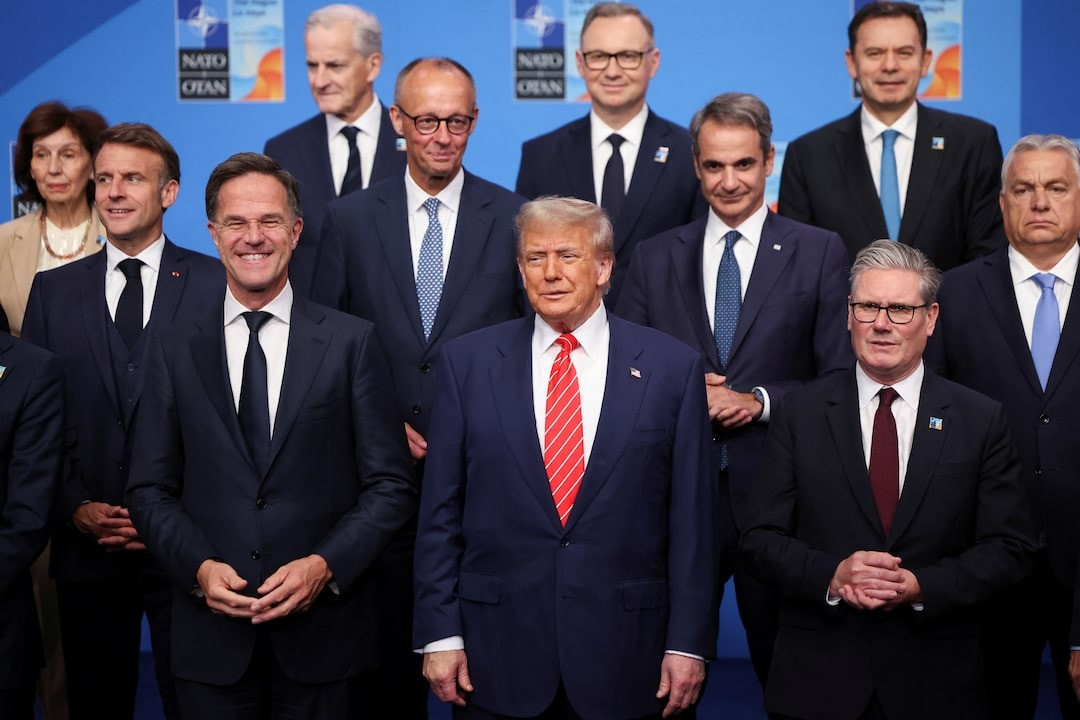
#> input picture img/image1.jpg, 1080 x 720 px; its folder holds only this picture in this run
$ python violajone.py
#> lines starting #> are read from the running program, lines starting #| are printed output that depends on the picture; after the words box and inside, x2 and y2 are one past the last pixel; in counts of white or black regions, pixels touching at a corner belong together
#Import và load cascade từ thư viện OpenCV
import cv2
from pathlib import Path
from natsort import natsorted
face_cascade = cv2.CascadeClassifier("haarcascade_frontalface_default.xml")

#Đọc ảnh và chỉnh ảnh sang màu xám (Viola-Jones)
img_lib = Path("img")                                 #Trỏ tới thư mục "img"
images = natsorted(img_lib.glob("*"))                      #Lấy hết ảnh trong thư mục
for img_path in images:                               #Xét từng ảnh
    print("Đang detect:", img_path.name)
    image = cv2.imread(str(img_path))                 #chuyển path -> string (openCV)
#> image is the input picture: shape (720, 1080, 3); mean B, G, R 78, 61.4, 63.9
    if image is None:
        print("Không đọc được ảnh, bỏ qua.")
        continue
    gray = cv2.cvtColor(image, cv2.COLOR_BGR2GRAY)    #Đổi màu
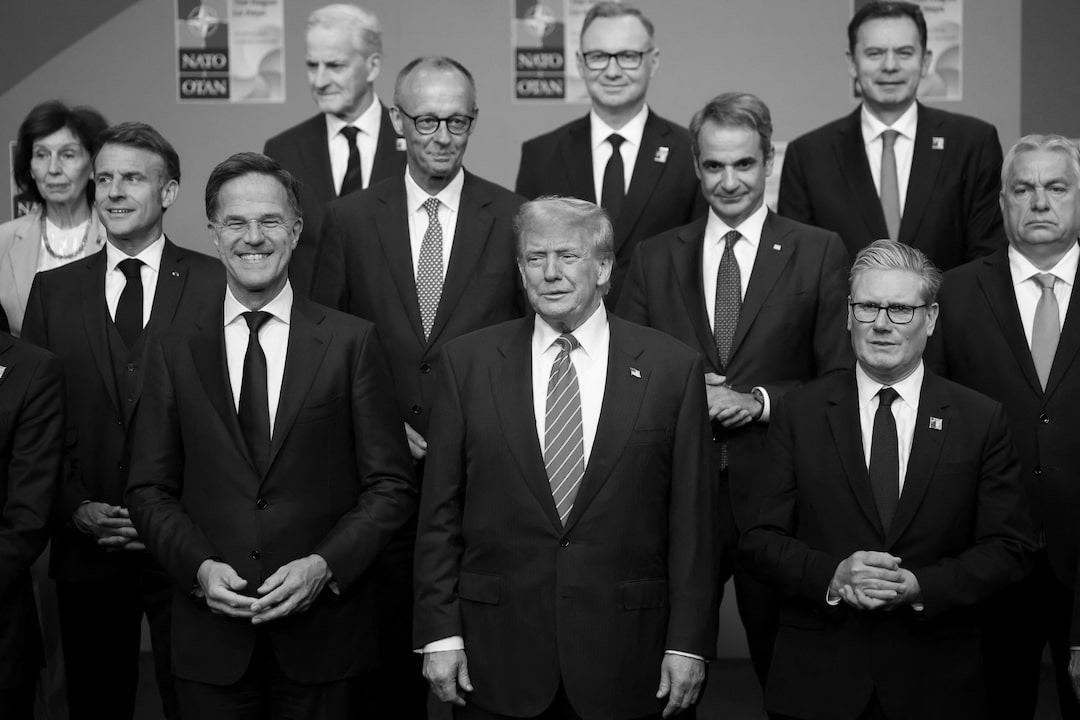
#> gray: shape (720, 1080); min 0, max 255, mean 64
    gray = cv2.equalizeHist(gray)                     #Tương phản dễ đọc
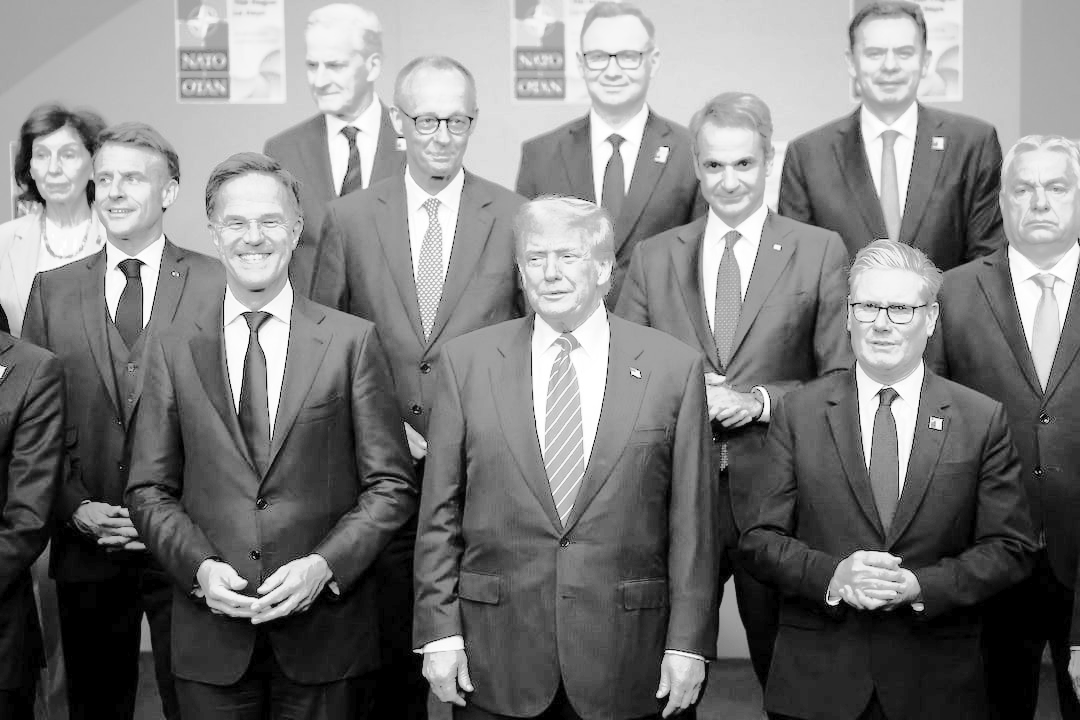
#> gray: shape (720, 1080); min 0, max 255, mean 123.9

    faces = face_cascade.detectMultiScale(gray, 1.1, 5)     #Detect nhiều mặt với 5 lần xét, scale factor 1.1 (10%)
#> faces = [[23, 129, 67, 67], [848, 20, 84, 84], [83, 149, 76, 76], [208, 185, 93, 93], [285, 37, 77, 77], [1002, 160, 73, 73], [510, 223, 84, 84], [398, 90, 86, 86], [687, 131, 89, 89], [564, 18, 99, 99], [833, 266, 103, 103]]
    for (x, y, w, h) in faces:
     cv2.rectangle(image, (x, y), (x+w, y+h), (0, 255, 255), 2)   #Tạo bounding box hình vuông màu vàng
#> this loop made 11 passes
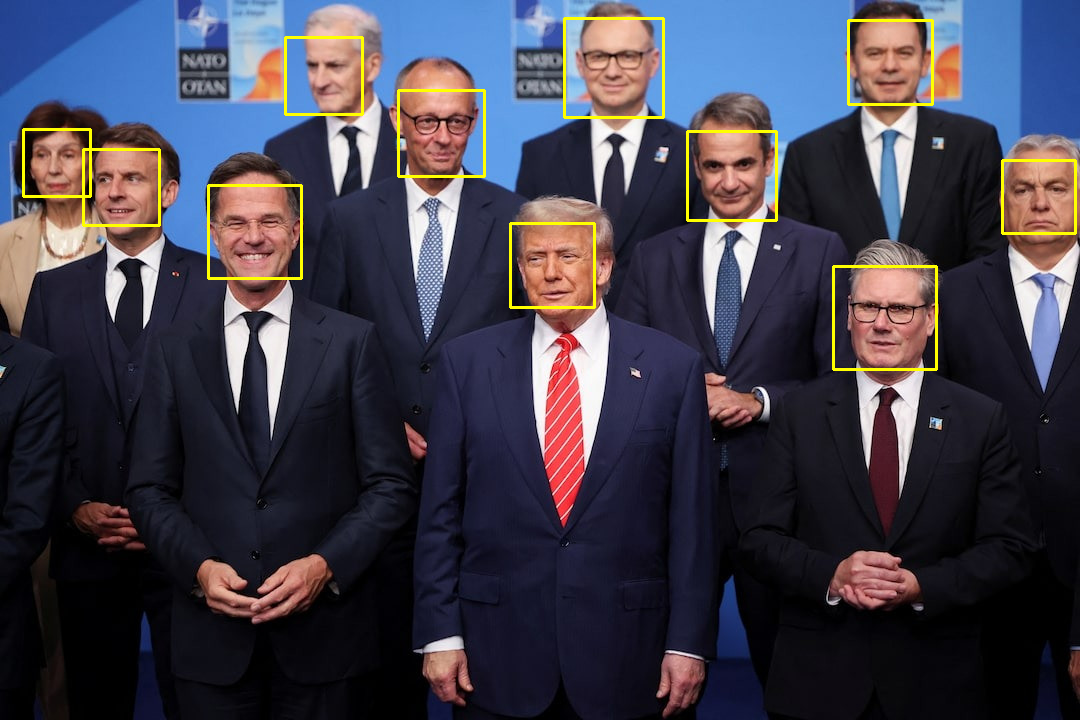
#> image: shape (720, 1080, 3); 1.43% of pixels changed, all inside (x1, y1, x2, y2) = (22, 17, 1077, 371)

#Kết quả thu được
    cv2.namedWindow("Result", cv2.WINDOW_NORMAL)
    cv2.imshow("Result", image)
    cv2.waitKey(0)
    cv2.destroyAllWindows()

$ run again, on img/image13.jpg
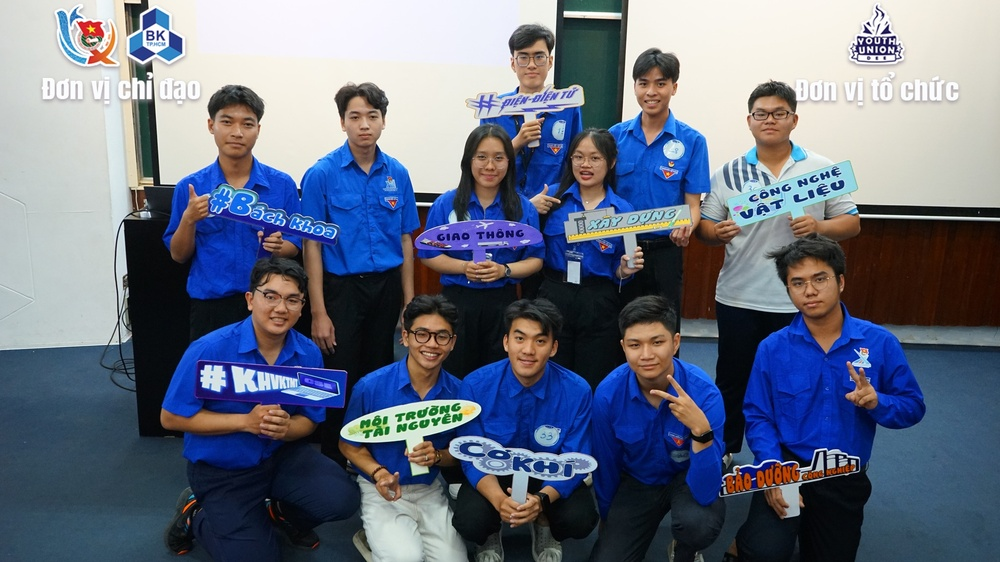
#> input picture img/image13.jpg, 1000 x 562 px, shrunk from 2048 x 1152 before the run
#> image is the input picture: shape (562, 1000, 3); mean B, G, R 128.8, 110.8, 102.7
#> `gray = cv2.equalizeHist(gray)`:
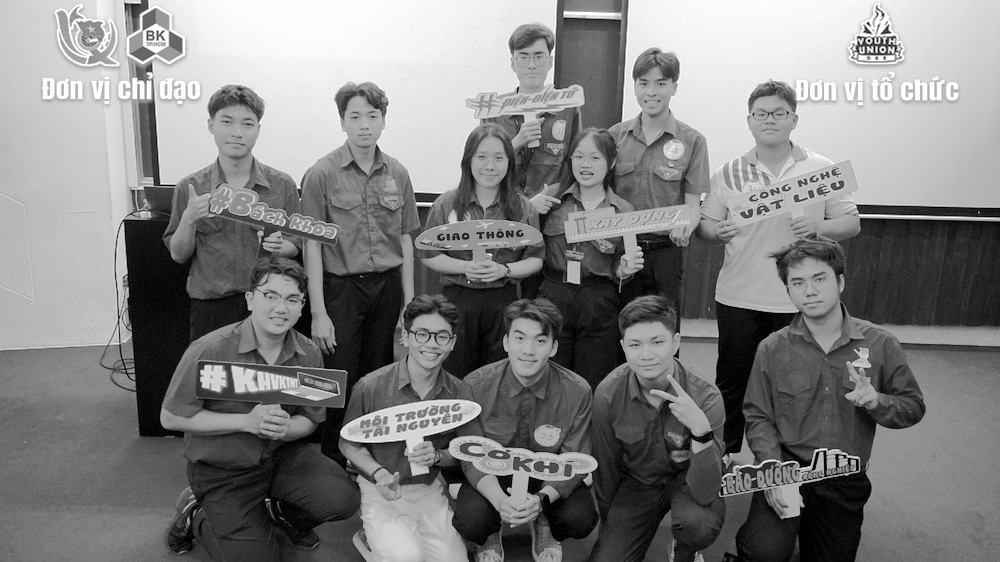
#> gray: shape (562, 1000); min 0, max 255, mean 128.2
#> faces = [[629, 64, 48, 48], [465, 138, 49, 49], [565, 139, 47, 47], [507, 37, 47, 47], [746, 93, 50, 50], [336, 95, 54, 54], [207, 100, 59, 59], [250, 273, 60, 60], [402, 312, 57, 57], [501, 317, 56, 56], [781, 258, 59, 59], [620, 321, 56, 56]]
#> the loop `for (x, y, w, h) in faces:` made 12 passes
#> after the loop `for (x, y, w, h) in faces:`:
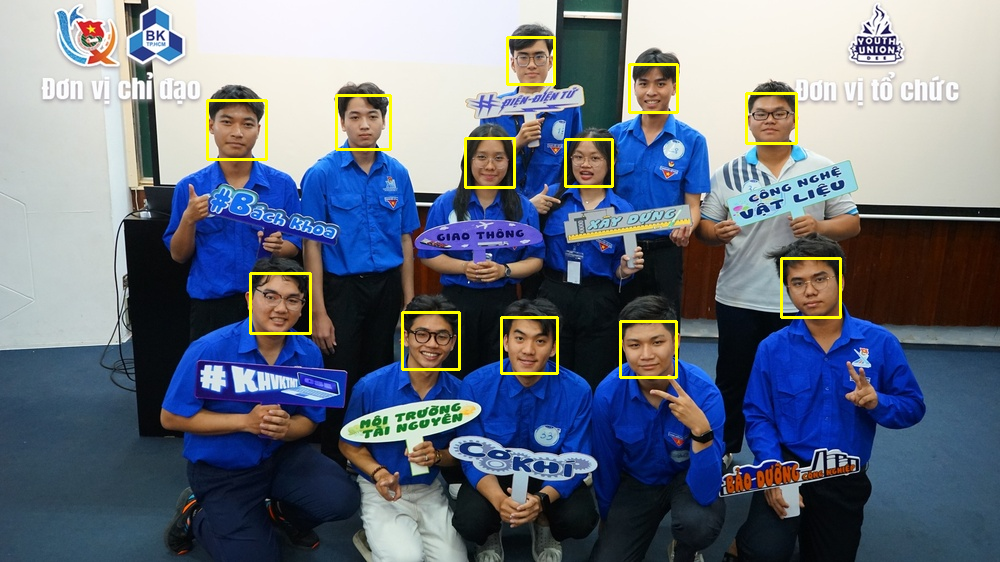
#> image: shape (562, 1000, 3); 1.36% of pixels changed, all inside (x1, y1, x2, y2) = (206, 36, 842, 379)

$ run again, on img/image14.jpg
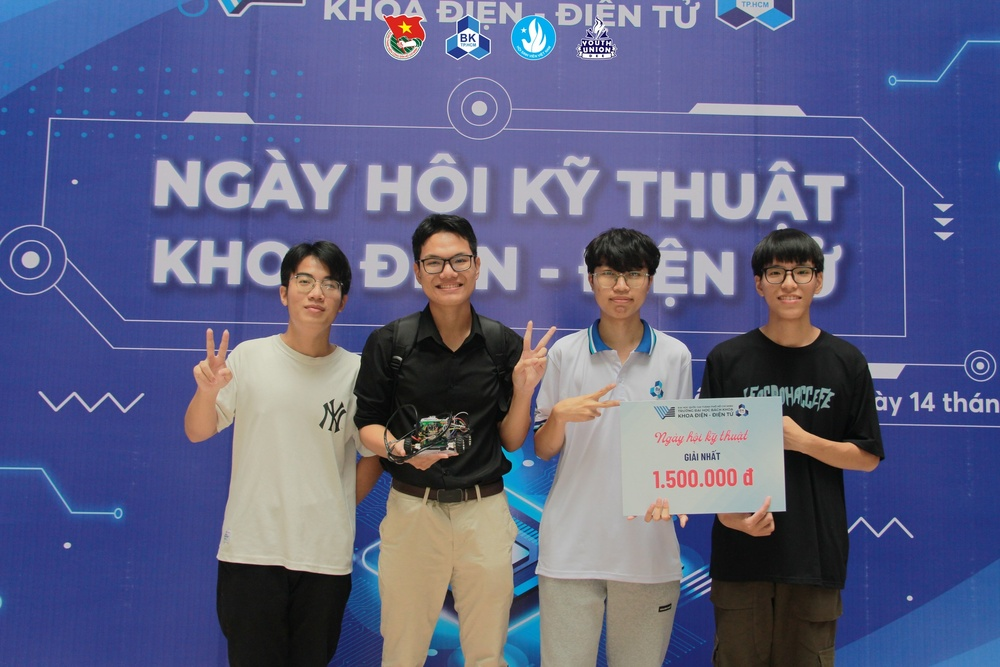
#> input picture img/image14.jpg, 1000 x 667 px, shrunk from 2048 x 1365 before the run
#> image is the input picture: shape (667, 1000, 3); mean B, G, R 132.6, 97.3, 93.4
#> `gray = cv2.equalizeHist(gray)`:
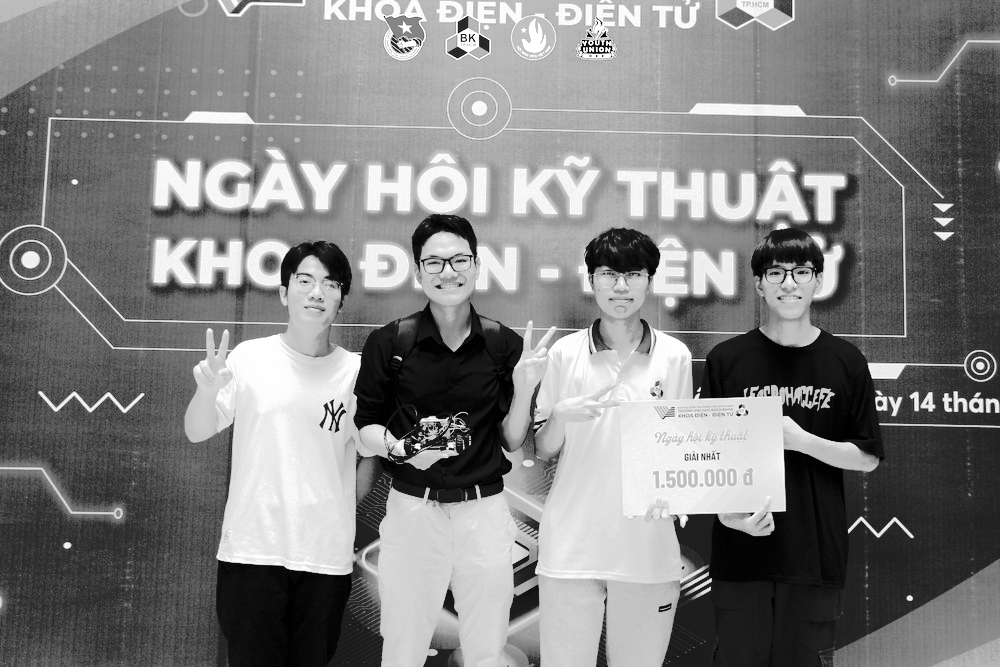
#> gray: shape (667, 1000); min 0, max 255, mean 128.6
#> faces = [[410, 233, 71, 71], [283, 257, 64, 64], [756, 248, 65, 65]]
#> the loop `for (x, y, w, h) in faces:` made 3 passes
#> after the loop `for (x, y, w, h) in faces:`:
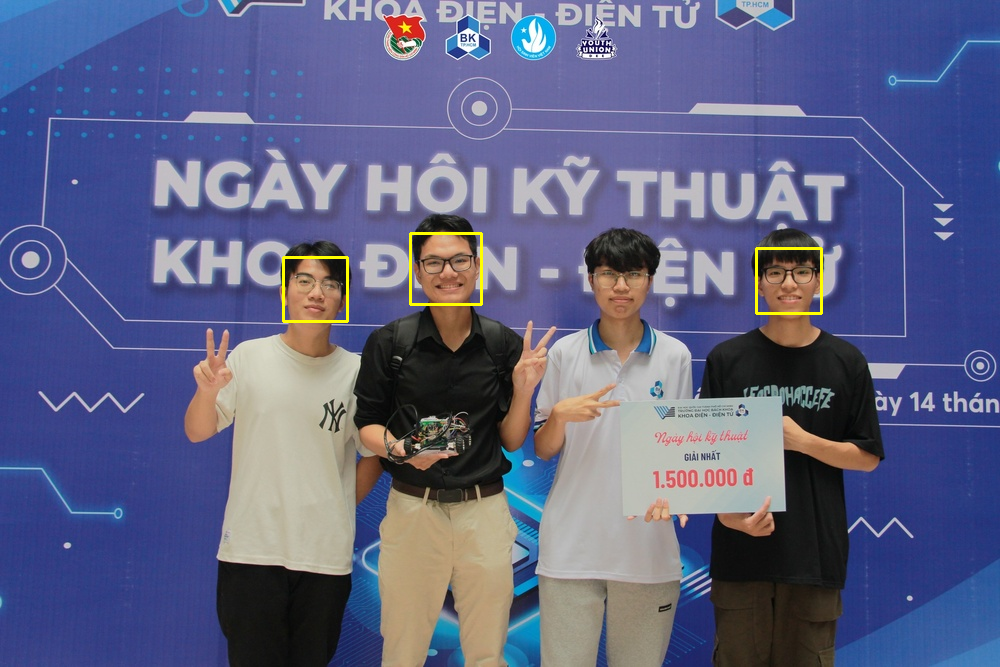
#> image: shape (667, 1000, 3); 0.36% of pixels changed, all inside (x1, y1, x2, y2) = (282, 232, 823, 323)

$ run again, on img/image15.jpg
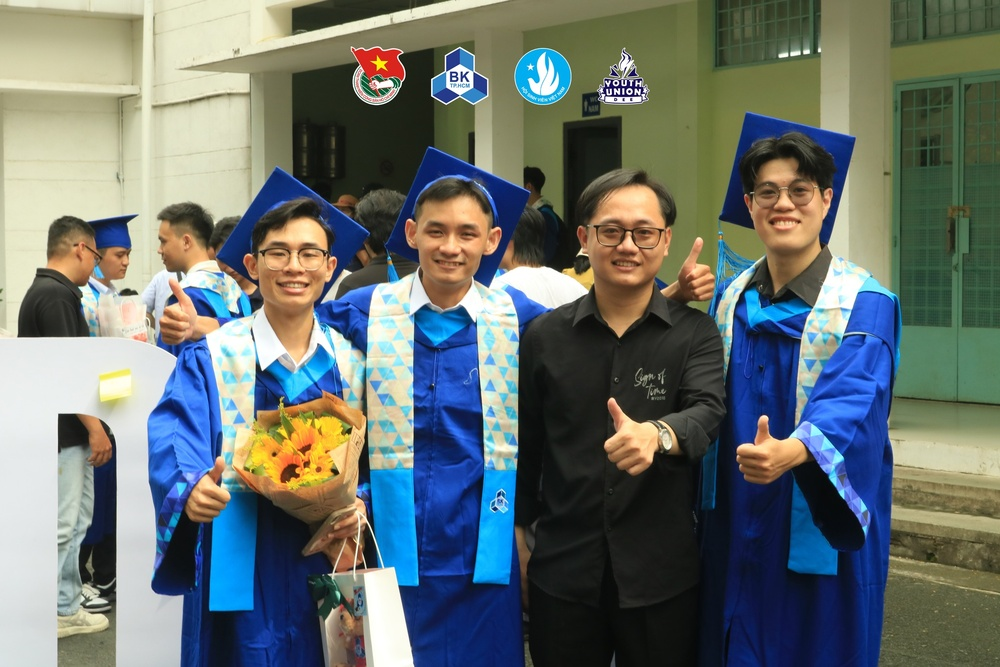
#> input picture img/image15.jpg, 1000 x 667 px, shrunk from 2048 x 1365 before the run
#> image is the input picture: shape (667, 1000, 3); mean B, G, R 111, 114.1, 105.1
#> `gray = cv2.equalizeHist(gray)`:
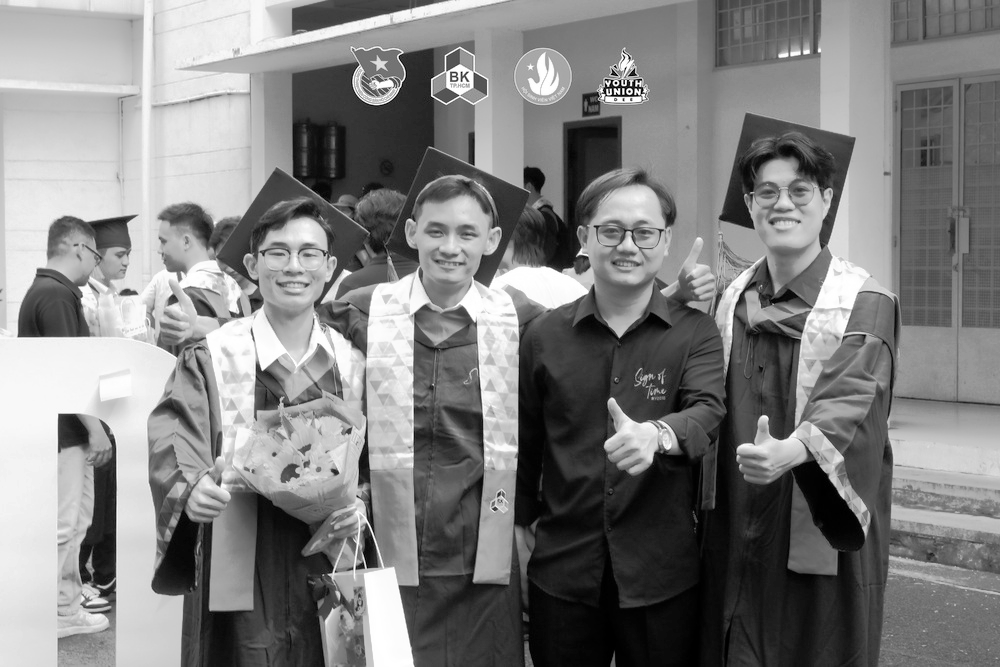
#> gray: shape (667, 1000); min 0, max 255, mean 128.2
#> faces = [[206, 332, 58, 58], [740, 159, 81, 81], [252, 219, 85, 85], [574, 191, 105, 105], [406, 198, 89, 89]]
#> the loop `for (x, y, w, h) in faces:` made 5 passes
#> after the loop `for (x, y, w, h) in faces:`:
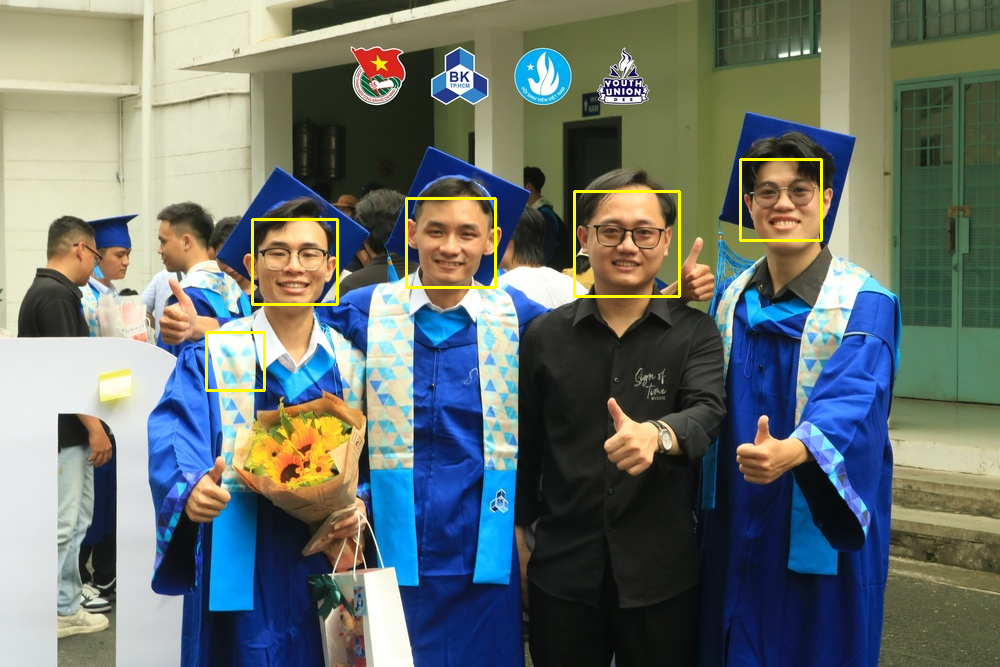
#> image: shape (667, 1000, 3); 0.75% of pixels changed, all inside (x1, y1, x2, y2) = (205, 158, 823, 392)
